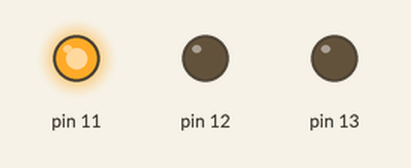
Bench run of a sketch on a simulated Arduino Uno, built with avr-gcc and run on an emulated ATmega328P. Shown: output pins drawn as LEDs (lit = HIGH).

Above: at 0.6 s.
At 1.25 s:
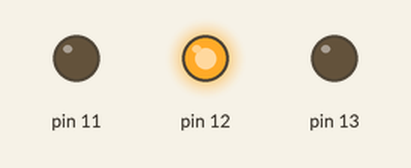
At 2.02 s:
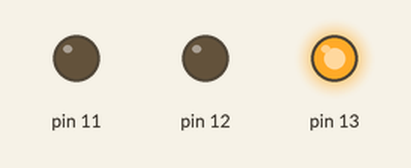
Timing chart, 0 to 3.0 s (numbered marks = the images above):
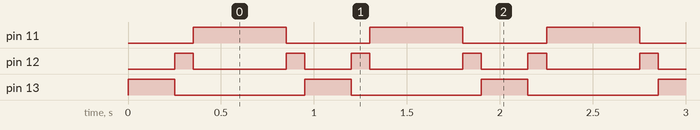

The sketch:

singlepole_traffic_llights.ino
```cpp
void setup() {
  // put your setup code here, to run once:
  pinMode(13,OUTPUT);
  pinMode(12,OUTPUT);
  pinMode(11,OUTPUT);


}

void loop() {
  // put your main code here, to run repeatedly:
  digitalWrite(13,HIGH);
  delay(250);
  digitalWrite(13,LOW);
  digitalWrite(12,HIGH);
  delay(100);
  digitalWrite(12,LOW);
  digitalWrite(11,HIGH);
  delay(500);
  digitalWrite(11,LOW);
  digitalWrite(12,HIGH);
  delay(100);
  digitalWrite(12,LOW);


}
```

Measured:
- by itself, pin 11: alternates HIGH for 0.50 s and LOW for 0.45 s
- by itself, pin 12: repeats every 0.95 s: LOW 0.50 s, HIGH 0.10 s, LOW 0.25 s, HIGH 0.10 s
- by itself, pin 13: alternates HIGH for 0.25 s and LOW for 0.70 s
